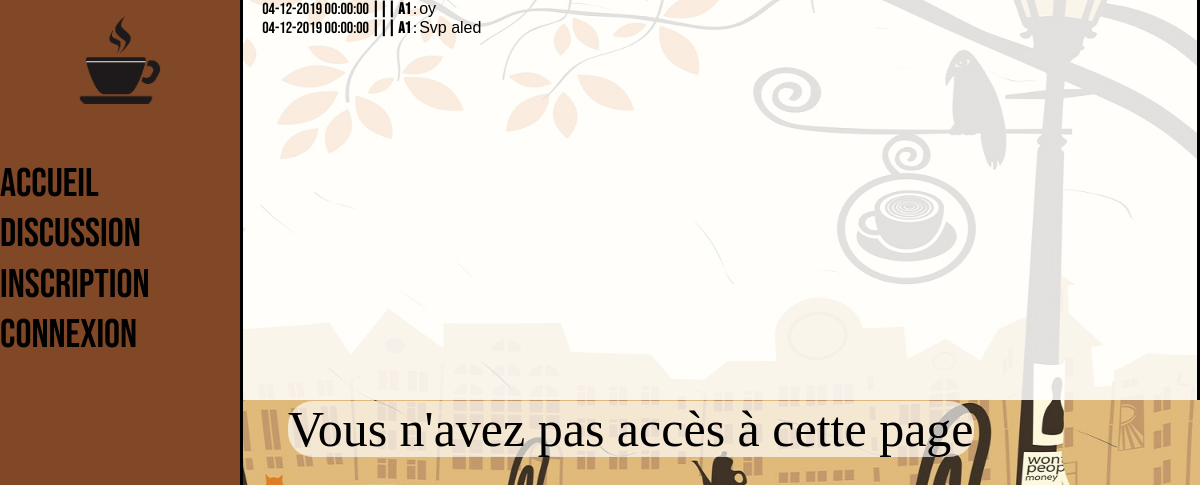
/discussion.php, run on an earlier commit of the app's database.
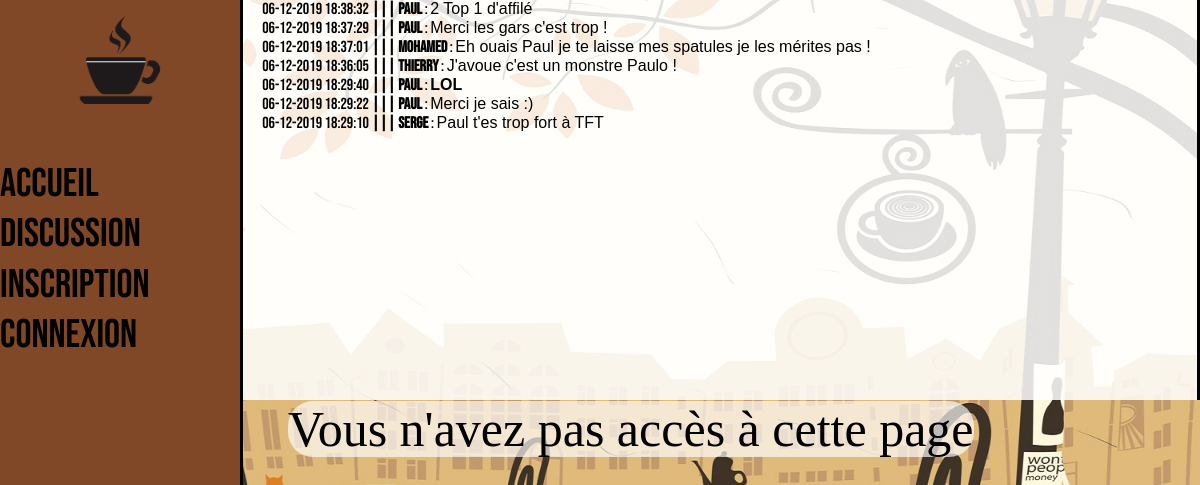
And on a later commit of the database.
### tables this page shows
CREATE TABLE IF NOT EXISTS `messages` (
  `id` int(11) NOT NULL AUTO_INCREMENT,
  `message` varchar(140) NOT NULL,
  `id_utilisateur` int(11) NOT NULL,
  `date` datetime NOT NULL,
  PRIMARY KEY (`id`)
);

CREATE TABLE IF NOT EXISTS `utilisateurs` (
  `id` int(11) NOT NULL AUTO_INCREMENT,
  `login` varchar(255) NOT NULL,
  `password` varchar(255) NOT NULL,
  PRIMARY KEY (`id`)
);

### discussioninclude.php (the view)
<?php
                $connexion = mysqli_connect("localhost", "root", "", "discussion");
                $tablogin = "SELECT id,login FROM utilisateurs";
                $tabcomm = "SELECT * FROM messages ORDER BY date DESC";
                $query = mysqli_query($connexion, $tabcomm);
                $resultat = mysqli_fetch_all($query);
                $query2 = mysqli_query($connexion, $tablogin);
                $resultat2 = mysqli_fetch_all($query2);
        $i = 0;
        while($i < count($resultat))
        {
          $i2 = 0;
            while($i2 < count($resultat2))
            {
                $date = $resultat[$i][3];
                $date2 = date("d-m-Y H:i:s",strtotime($date));
                if($resultat[$i][2] == $resultat2[$i2][0])
                {
                echo "".$date2." <b>|||</b> ";
                echo "<b> ".$resultat2[$i2][1]."</b> : ";
                echo "<span id=\"chatstyle\">".$resultat[$i][1]."</span><br>";
                }
                $i2++;
            }
            $i++;
        }
?>

### discussion.php (shortened to what this page needs)
<!DOCTYPE html>
    <html>
        <head>
            <link rel="stylesheet" href="style.css">
        </head>
        <body>
        <header class="headermenu">
                <img id="logoheadercafe" src="images/cafelogo2.png">
                <nav>
                    <ul>
                        <li><a href="index.php">Accueil</a></li>
                        <?php if(isset($_SESSION['login'])){?> <li><a href="discussion.php">Discussion</a></li>
                        <?php } else {?><li><a href="connexion.php">Discussion</a></li><?php }?>
                        <?php if(!isset($_SESSION['login'])) {?>
                        <li><a href="inscription.php">Inscription</a></li>
                        <li><a href="connexion.php">Connexion</a></li>
                        <?php }?>
                </nav>
            </header>
            <main id="messageform">
                <section id="chat">
                    <article>
                        <?php include("discussioninclude.php") ?>
                    </article>
                </section>
                <section id="boitedetexte">
                    <article>
                        <?php if (isset($_SESSION['login'])){
                            if (isset($_POST['envoyer']))
                            {
                            $connexion = mysqli_connect("localhost", "root","", "discussion");
                            $requete = "INSERT INTO messages (message,id_utilisateur,date) VALUES('".$_POST['message']."','".$_SESSION['id']."',NOW())";
                            $query = mysqli_query($connexion, $requete);
                            }?>
                        <h2 id="messageh2">Envoyer un message</h2>
                            <form method="POST" action="">
                                <br><br><textarea rows="10" cols="45" name="message" placeholder="Votre message" required></textarea><br><br>
                                    <input type="submit" value="Envoyer le message" name="envoyer">
                        <?php } else { ?> <span id="connexionnotallowed">Vous n'avez pas accès à cette page</span><?php }
                            if (isset($_POST['envoyer'])){header('Location: discussion.php');}?>
                    </article>
                </section>
            </main>
        </body>
    </html>

### style.css (style rules this page uses)
body { margin:0; display: flex; flex-direction: row; width: 100%; height: 100%; background-image: url("images/cafebg.jpg"); background-repeat: no-repeat; background-size:cover; }
#logoheadercafe { width: 50%; height: 40; padding-left: 25%; }
ul { list-style: none; font-size: 40px; font-family: 'Bebas Neue', cursive; padding-left:0; width: 100%; }
li { padding-bottom: 1%; width: 100%; }
ul a:link { text-decoration: none; color:black; }
header { display: flex; flex-direction: column; position: fixed; width: 20%; height: 100%; border-right: 3px solid black; background-color: #804826; }
nav { display: flex; flex-direction: column; }
main { display:flex; width: 80%; height: 100%; margin-left: 22%; justify-content: center; }
#messageform { margin-left: 20%; display: flex; flex-direction: column; }
#boitedetexte { margin-left: 5%; }
#chat { background-color:rgba(255, 255, 255, 0.85); height: 400px; padding-right: 10%; padding-left: 2%; border-right: 3px solid black; border-left: 3px solid black; overflow:scroll; text-align: left; width: auto; font-family: 'Bebas Neue', cursive; }
#chatstyle { font-family: Arial; max-width: 150px; }
#connexionnotallowed { font-size: 50px; background-color:rgba(255, 255, 255, 0.671); border-radius: 25px 25px 25px 25px; }

What changed in the data, as far as the page shows it:
removed messages: date "04-12-2019 00:00:00", id_utilisateur.login "a1", message "oy"
removed messages: date "04-12-2019 00:00:00", id_utilisateur.login "a1", message "Svp aled"
added messages: date "06-12-2019 18:38:32", id_utilisateur.login "Paul", message "2 Top 1 d'affilé"
added messages: date "06-12-2019 18:37:29", id_utilisateur.login "Paul", message "Merci les gars c'est trop !"
added messages: date "06-12-2019 18:37:01", id_utilisateur.login "Mohamed", message "Eh ouais Paul je te laisse mes spatules je les mérites pas !"
added messages: date "06-12-2019 18:36:05", id_utilisateur.login "Thierry", message "J'avoue c'est un monstre Paulo !"
added messages: date "06-12-2019 18:29:40", id_utilisateur.login "Paul", message "LOL"
added messages: date "06-12-2019 18:29:22", id_utilisateur.login "Paul", message "Merci je sais :)"
added messages: date "06-12-2019 18:29:10", id_utilisateur.login "Serge", message "Paul t'es trop fort à TFT"
